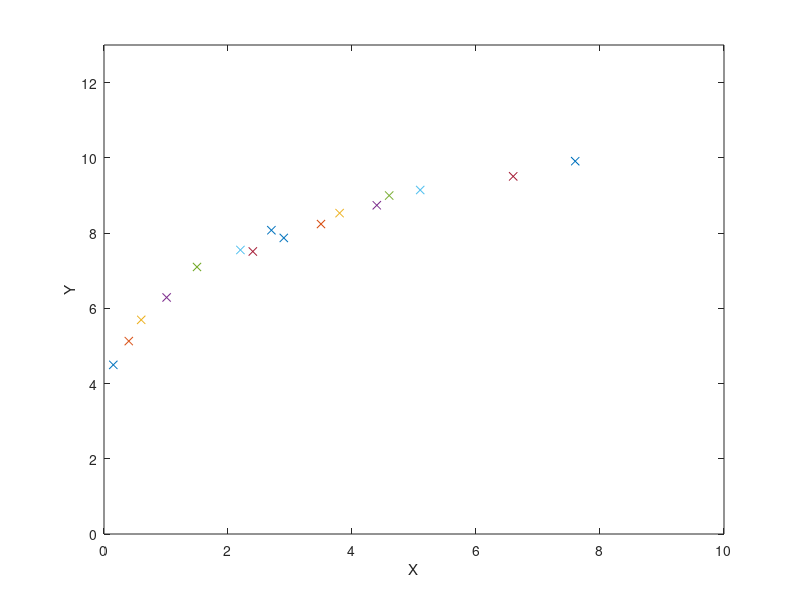

The MATLAB source for this figure:
% f8_2   
% Copyright S. Nakamura, 1995
set(gcf, 'NumberTitle','off','Name', 'Figure 8.2')

clear, clf,hold off    
x = [0.15,  0.4,   0.6,   1.01,  1.5,   2.2,   2.4,   2.7,
     2.9,   3.5,   3.8,   4.4,   4.6,   5.1,   6.6,   7.6];
y = [4.4964,5.1284,5.6931,6.2884,7.0989,7.5507,7.5106,8.0756,
     7.8708,8.2403,8.5303,8.7394,8.9981,9.1450,9.5070,9.9115];
plot(x,y,'x');
axis([0, 10, 0. 13])
hold on

%p = 0:0.01:1;
%yp = c(1)*xp + c(2);
%plot(xp,yp)
ylabel('Y'); xlabel('X')
